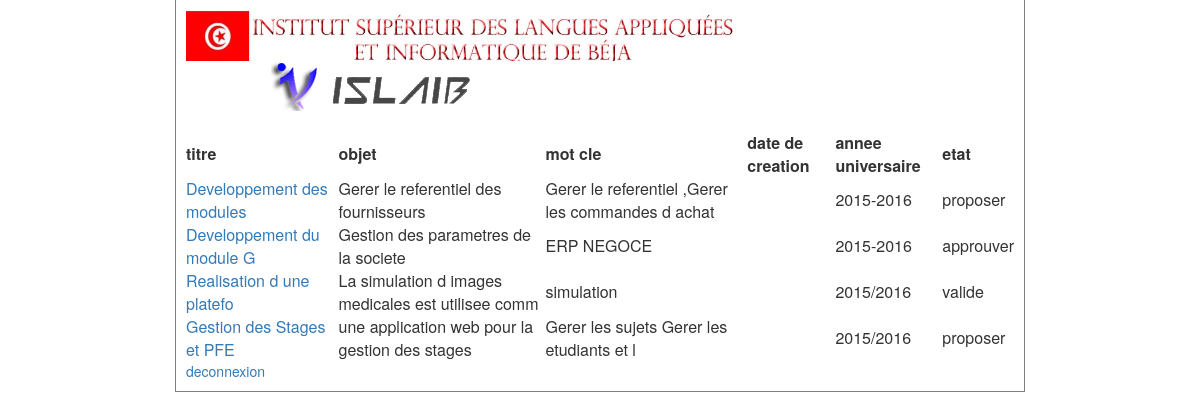
Page /enseignant/listedesujet.php (signed in) on the committed database.
### tables this page shows
CREATE TABLE IF NOT EXISTS `sujetdestage` (
  `id` int(11) NOT NULL AUTO_INCREMENT,
  `titre` varchar(25) NOT NULL,
  `cahierdecharge` text NOT NULL,
  `datedecreation` varchar(25) NOT NULL,
  `datefin` date NOT NULL,
  `datedebut` date NOT NULL,
  `objet` varchar(50) NOT NULL,
  `etat` varchar(50) NOT NULL,
  `societe` varchar(50) NOT NULL,
  `encadrant1` varchar(50) NOT NULL,
  `encadrant2` varchar(25) NOT NULL,
  `motcle` varchar(50) NOT NULL,
  `cinencadrant` int(11) NOT NULL,
  `cinproposeur` int(11) NOT NULL,
  `idconception` varchar(25) NOT NULL,
  `idcompetences` varchar(25) NOT NULL,
  `anneeuniversaire` varchar(25) NOT NULL,
  `type` varchar(255) NOT NULL,
  PRIMARY KEY (`id`)
);

### classes/sujetmanager.php (called while the page is built, shortened)
<?php
class sujetmanager{
	function affichesujet(){
		$sql = "SELECT *FROM sujetdestage";
        $req = mysql_query($sql);
        	$sql1 = "SELECT *FROM sujetdestage";
        $req1 = mysql_query($sql1);
        	if(mysql_fetch_row($req1)>0){
while($data =mysql_fetch_assoc($req)){
	$tableau[]=$data;
	}
	return $tableau;
}}
}
?>

### enseignant/listedesujet.php (the view, shortened to what this page needs)
<html><head>
<link href="style1.css" rel="stylesheet" type="text/css" />
 <link rel="stylesheet" type="text/css" href="//maxcdn.bootstrapcdn.com/bootstrap/3.3.6/css/bootstrap.min.css">
  <link rel="stylesheet" type="text/css" href="https://cdn.datatables.net/1.10.11/css/dataTables.bootstrap.min.css">
</head>
<body>
<div id="container">
<img id="i" src="image/f.jpg" >
<img id="f" src="image/l.png">
<br><br>
<?php 	$sujet= new sujetmanager();
$sujets =$sujet->affichesujet();
 ?>
 <table>
 <tr>
 <th>titre</th>
 <th> objet</th>
 <th> mot cle</th>
 <th> date de creation </th>
  <th>annee universaire</th>
 <th>etat</th>
 </tr>
 <?php foreach ($sujets as $key=>$value): ?>
  <tr><td>  <a href="sujet1.php?id=<?php echo $value['id']?>" target="_blank"><?php echo $value['titre']; ?> </td></a>
		<td><?php echo $value['objet']; ?> </td>
		<td><?php echo $value['motcle']; ?> </td>
		<td><?php echo $value['datedeceration']; ?> </td>
     <td><?php echo $value['anneeuniversaire'] ; ?> </td>
		<td><?php echo $value['etat'] ; ?> </td>
<?php endforeach ?>
    </table>
    <a href="?m=deco">deconnexion</a>
</div>
</body>
</html>

### css/style1.css (style rules this page uses)
body { font-family: "Trebuchet MS", Arial, Helvetica, sans-serif; font-size: 0.8em; background-color:#fff; background-repeat: repeat; }
#container { margin-left:auto; margin-right:auto; width: 850px; margin: auto; padding: 10px; border-right: 1px solid gray; border-bottom: 1px solid gray; border-left: 1px solid gray; background-color: #fff; }
#i { width:550; }
#f { margin-left:85px; }

### rows in the picture
sujetdestage: titre "Developpement des modules", objet "Gerer le referentiel des fournisseurs", motcle "Gerer le referentiel ,Gerer les commandes d achat", anneeuniversaire "2015-2016", etat "proposer"
sujetdestage: titre "Developpement du module G", objet "Gestion des parametres de la societe", motcle "ERP NEGOCE", anneeuniversaire "2015-2016", etat "approuver"
sujetdestage: titre "Realisation d une platefo", objet "La simulation d images medicales est utilisee comm", motcle "simulation", anneeuniversaire "2015/2016", etat "valide"
sujetdestage: titre "Gestion des Stages et PFE", objet "une application web pour la gestion des stages", motcle "Gerer les sujets Gerer les etudiants et l", anneeuniversaire "2015/2016", etat "proposer"
